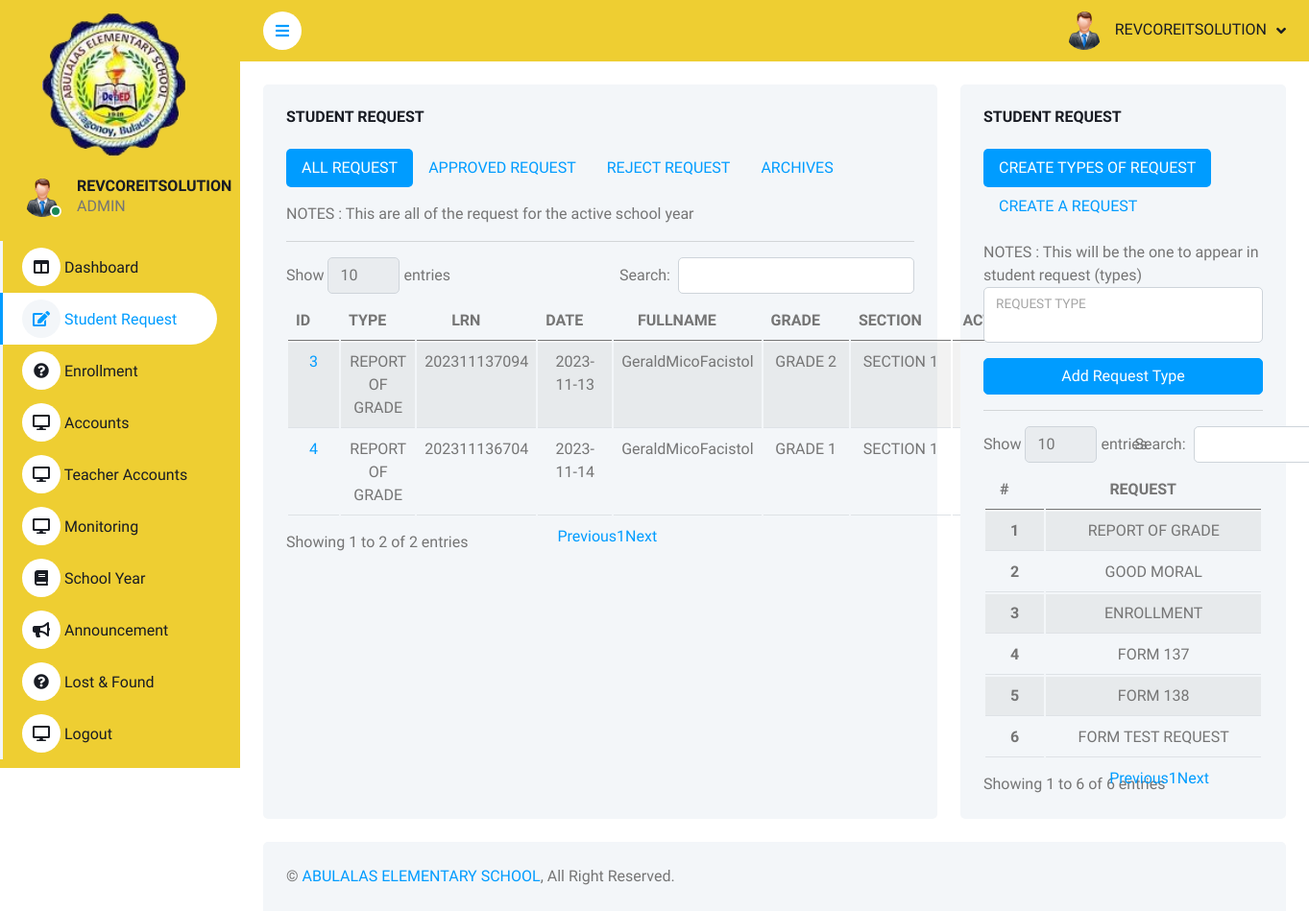
Screenshot of /home.php?view=request (signed in) with the database file from the repository.
### tables this page shows
CREATE TABLE `tbl_user_information` (
  `user_id` int(11) NOT NULL,
  `uid` varchar(250) NOT NULL,
  `email` varchar(50) NOT NULL,
  `password` varchar(250) NOT NULL,
  `designation` int(50) NOT NULL,
  `code` int(50) NOT NULL,
  `status` varchar(50) NOT NULL
);

CREATE TABLE `tbl_user_designation` (
  `did` int(11) NOT NULL,
  `role` varchar(50) NOT NULL
);

CREATE TABLE `tbl_school_student_request` (
  `reqid` int(11) NOT NULL,
  `sycode` int(50) NOT NULL,
  `uid` varchar(255) NOT NULL,
  `request_type` int(50) NOT NULL,
  `note` text NOT NULL,
  `status` varchar(50) NOT NULL,
  `date_created` date NOT NULL
);

CREATE TABLE `tbl_school_request_type` (
  `req` int(11) NOT NULL,
  `type` varchar(50) NOT NULL
);

CREATE TABLE `tbl_school_student_record` (
  `rid` int(11) NOT NULL,
  `sycode` int(50) NOT NULL,
  `uid` varchar(255) NOT NULL,
  `fname` text NOT NULL,
  `address` text NOT NULL,
  `current_level` int(50) NOT NULL,
  `current_section` int(50) NOT NULL
);

CREATE TABLE `tbl_school_year_details_grade` (
  `gid` int(11) NOT NULL,
  `sycode` int(50) NOT NULL,
  `grade` varchar(100) NOT NULL
);

CREATE TABLE `tbl_school_year_details_section` (
  `sid` int(11) NOT NULL,
  `gid` int(11) NOT NULL,
  `sycode` int(50) NOT NULL,
  `section_name` varchar(100) NOT NULL,
  `min` int(50) NOT NULL,
  `max` int(50) NOT NULL,
  `student_max` int(50) NOT NULL,
  `rid` int(50) NOT NULL
);

### route/admin-studentrequest.php (the view, shortened to what the rows shown need)
 <div class="container-fluid pt-4 px-4">
    <div class="row g-4">
        <div class="col-sm-12 col-xl-8">
            <div class="bg-light rounded h-100 p-4">
                <div class="tab-content" id="pills-tabContent">
                    <div class="tab-pane fade show active" id="pills-allrequest" role="tabpanel" aria-labelledby="pills-allrequest-tab">
                        <table id="myRequestActiveSyTable" class="table table-striped" style="text-align:center;">
                                      <thead>
                                          <tr>
                                            <th scope="col">ID</th>
                                            <th scope="col">TYPE</th>
                                            <th scope="col">LRN</th>
                                            <th scope="col">DATE</th>
                                            <th scope="col">FULLNAME</th>
                                            <th scope="col">GRADE</th>
                                            <th scope="col">SECTION</th>
                                            <th scope="col">ACTION</th>
                                          </tr>
                                       </thead>
                                     <tbody>
                                    <?php
                                    $allRequest = $portCont->getStudentRequestCurrentSchoolYear();
                                    if (!empty($allRequest)) {
                                        foreach ($allRequest as $key => $value) {
                                    ?>
                                    <tr>
                                        <td><a href="home.php?view=request_history&reqid=<?php echo $allRequest[$key]['reqid']; ?>"><?php echo $allRequest[$key]['reqid']; ?></a></td>
                                        <td><?php echo $allRequest[$key]['type']; ?></td>
                                        <td><?php echo $allRequest[$key]['uid']; ?></td>
                                        <td><?php echo $allRequest[$key]['requestcreationdate']; ?></td>
                                        <td><?php echo $allRequest[$key]['fname']; ?></td>
                                        <td><?php echo $allRequest[$key]['grade']; ?></td>
                                        <td><?php echo $allRequest[$key]['section_name']; ?></td>
                                        <td>
                                        <a href='#editRequestModal_<?php echo $allRequest[$key]['reqid']; ?>' class='btn btn-primary' data-bs-toggle='modal' data-bs-target='#editRequestModal_<?php echo $allRequest[$key]['reqid']; ?>'>UPDATE</a>
                                        </td>
                                    </tr>
                                <?php } } ?>
                             </tbody>
                         </table>
                    </div>
                                    <?php
                                    $allRequest = $portCont->getStudentRequestCurrentSchoolYearRejected();
                                    ?>
                                    <?php
                                    $allYear = $portCont->getYear();
                                    if (!empty($allYear)) {
                                        foreach ($allYear as $key => $value) {
                                            $sycode = $allYear[$key]['sycode'];
                                            $checkApprove =  $portCont->checkApproveRequest($sycode);
                                            $checkRejected =  $portCont->checkRejectRequest($sycode);
                                    ?>
                                <?php } } ?>
                </div>
            </div>
        </div>
        <div class="col-sm-12 col-xl-4">
            <div class="bg-light rounded h-100 p-4">
                <div class="tab-content" id="pills-tabContent">
                    <div class="tab-pane fade show active" id="pills-requestType" role="tabpanel" aria-labelledby="pills-requestType-tab">
                        <table id="myRequestTypeTable" class="table table-striped" style="text-align:center;">
                                      <thead>
                                          <tr>
                                            <th scope="col">#</th>
                                            <th scope="col">REQUEST</th>
                                          </tr>
                                       </thead>
                                     <tbody>
                                    <?php
                                    $requestType = $portCont->getAllRequestType();
                                    if (!empty($requestType)) {
                                        foreach ($requestType as $key => $value) {
                                    ?>
                                    <tr>
                                        <th scope="row"><?php echo $requestType[$key]['req']; ?></th>
                                        <td><?php echo $requestType[$key]['type']; ?></td>
                                    </tr>
                                <?php } } ?>
                             </tbody>
                         </table>
                    </div>
                </div>
            </div>
        </div>
    </div>
</div>

### home.php (shortened to what the rows shown need)
<?php include('connection/MainController.php'); ?>
<!DOCTYPE html>
<html lang="en">
<head>
    <link href="https://cdnjs.cloudflare.com/ajax/libs/font-awesome/5.10.0/css/all.min.css" rel="stylesheet">
    <link href="https://cdn.jsdelivr.net/npm/bootstrap-icons@1.4.1/font/bootstrap-icons.css" rel="stylesheet">
    <link href="lib/owlcarousel/assets/owl.carousel.min.css" rel="stylesheet">
    <link href="lib/tempusdominus/css/tempusdominus-bootstrap-4.min.css" rel="stylesheet" />
    <link href="css/bootstrap.min.css" rel="stylesheet">
    <link href="css/style.css" rel="stylesheet">
    <link rel="stylesheet" type="text/css" href="datatable/datatable/dataTable.bootstrap.min.css">
    <link rel="stylesheet" href="https://unpkg.com/ag-grid-community/dist/styles/ag-grid.css">
    <link rel="stylesheet" href="https://unpkg.com/ag-grid-community/dist/styles/ag-theme-alpine.css">
</head>
<body>
    <div class="container-fluid position-relative bg-white d-flex p-0">
        <div class="sidebar pe-4 pb-3" style="background-color:#eece32;">
            <nav class="navbar navbar-light" style="background-color:#eece32;">
                <div class="d-flex align-items-center ms-4 mb-4">
                    <div class="ms-3">
                        <h6 class="mb-0"><?php echo strtoupper($filteredEmail); ?></h6>
                        <span><?php echo strtoupper($userSession[0]['role']); ?></span>
                    </div>
                </div>
            </nav>
        </div>
        <div class="content">
            <nav class="navbar navbar-expand navbar-light sticky-top px-4 py-0" style="background-color:#eece32;">
                <div class="navbar-nav align-items-center ms-auto">
                    <div class="nav-item dropdown">
                        <a href="#" class="nav-link dropdown-toggle" data-bs-toggle="dropdown">
                            <img class="rounded-circle me-lg-2" src="img/user.png" alt="" style="width: 40px; height: 40px;">
                            <span class="d-none d-lg-inline-flex"><?php echo strtoupper($filteredEmail); ?></span>
                        </a>
                    </div>
                </div>
            </nav>
            <?php if(($userSession[0]['designation'])  == 1) { ?>
            <?php if(!empty($_GET['view'])){ ?>
            <?php if($_GET['view'] == 'home') { ?>
            <?php include('route/admin-home.php'); ?>
            <?php } else if($_GET['view'] == 'request') { ?>
            <?php include('route/admin-studentrequest.php'); ?>
            <?php } else if($_GET['view'] == 'request_history') { ?>
            <?php include('route/admin-request_history.php'); ?>
            <?php } else if($_GET['view'] == 'enrollment') { ?>
            <?php include('route/admin-enrollment.php'); ?>
            <?php } else if($_GET['view'] == 'student-accounts') { ?>
            <?php include('route/admin-student-accounts.php'); ?>
            <?php } else if($_GET['view'] == 'teacher-accounts') { ?>
            <?php include('route/admin-teacher-accounts.php'); ?>
            <?php } else if($_GET['view'] == 'monitoring') { ?>
            <?php include('route/admin-monitoring.php'); ?>
            <?php } else if($_GET['view'] == 'schoolyear') { ?>
            <?php include('route/admin-schoolyear.php'); ?>
            <?php } else if($_GET['view'] == 'school_year_detail') { ?>
            <?php include('route/admin-schoolyear-details.php'); ?>
            <?php } else if($_GET['view'] == 'announcement') { ?>
            <?php include('route/admin-announcement.php'); ?>
            <?php } else if($_GET['view'] == 'lost') { ?>
            <?php include('route/admin-lost.php'); ?>
            <?php }  else { ?>
            <?php }  ?>
            <?php } else { ?>
            <?php include('route/admin-home.php'); ?>
            <?php } ?>
            <?php }else if(($userSession[0]['designation']) == 3) { ?>
            <?php if(!empty($_GET['view'])){ ?>
            <?php if($_GET['view'] == 'home') { ?>
            <?php include('route/student-home.php'); ?>
            <?php } else if($_GET['view'] == 'request') { ?>
            <?php include('route/student-request.php'); ?>
            <?php } else if($_GET['view'] == 'request_history') { ?>
            <?php include('route/student-request_history.php'); ?>
            <?php } else if($_GET['view'] == 'myclass') { ?>
            <?php include('route/student-class.php'); ?>
            <?php } else if($_GET['view'] == 'monitoring') { ?>
            <?php include('route/student-monitoring.php'); ?>
            <?php } else { ?>
            <?php } ?>
            <?php }  else { ?>
            <?php include('route/student-home.php'); ?>
            <?php }  ?>
            <?php } ?>
        </div>
    </div>
</body>
</html>

### rows the page displays
tbl_user_information: email "REVCOREITSOLUTION", tbl_user_designation.role "ADMIN"
tbl_school_student_request: reqid "3", tbl_school_request_type.type "REPORT OF GRADE", tbl_school_student_record.uid "202311137094", date_created "2023-11-13", tbl_school_student_record.fname "GeraldMicoFacistol", tbl_school_year_details_grade.grade "GRADE 2", tbl_school_year_details_section.section_name "SECTION 1"
tbl_school_student_request: reqid "4", tbl_school_request_type.type "REPORT OF GRADE", tbl_school_student_record.uid "202311136704", date_created "2023-11-14", tbl_school_student_record.fname "GeraldMicoFacistol", tbl_school_year_details_grade.grade "GRADE 1", tbl_school_year_details_section.section_name "SECTION 1"
tbl_school_request_type: req "1", type "REPORT OF GRADE"
tbl_school_request_type: req "2", type "GOOD MORAL"
tbl_school_request_type: req "3", type "ENROLLMENT"
tbl_school_request_type: req "4", type "FORM 137"
tbl_school_request_type: req "5", type "FORM 138"
tbl_school_request_type: req "6", type "FORM TEST REQUEST"
